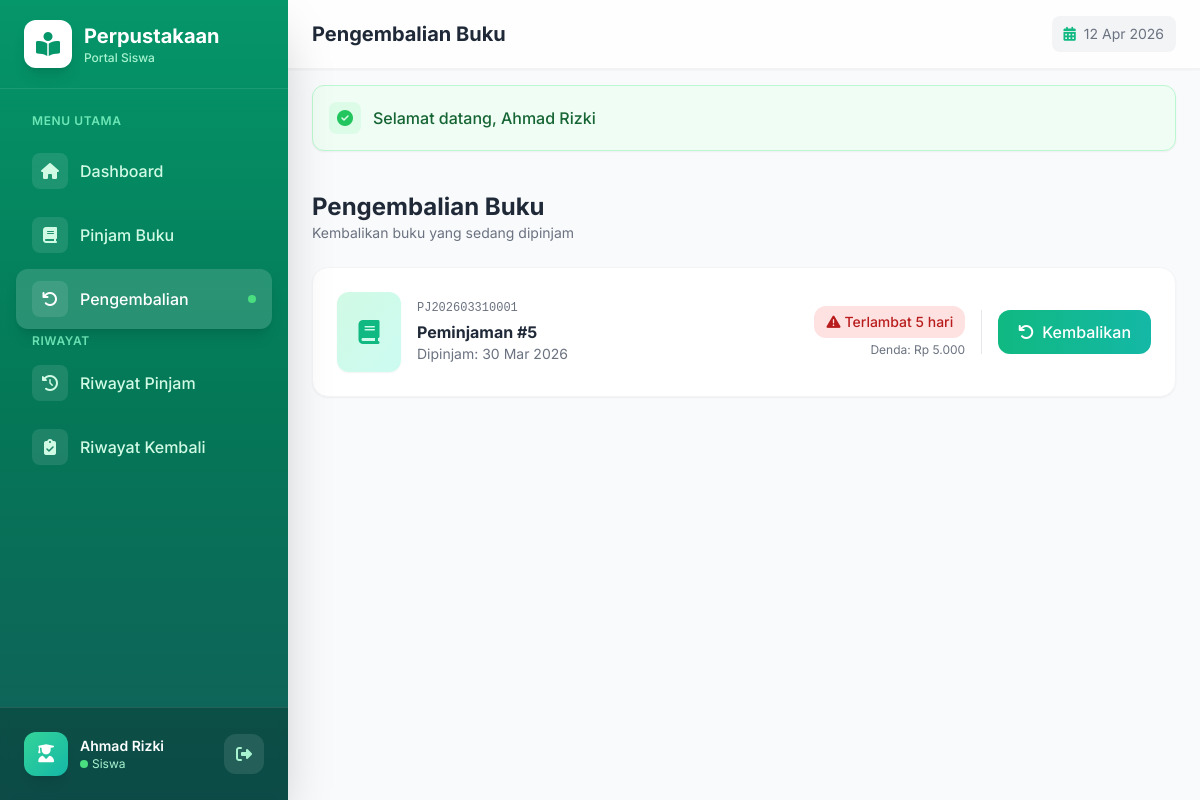
/siswa/pengembalian (signed in), run on the app's committed database.
### tables this page shows
CREATE TABLE `peminjaman` (
  `id` int(11) NOT NULL,
  `kode_peminjaman` varchar(20) NOT NULL,
  `anggota_id` int(11) NOT NULL,
  `user_id` int(11) DEFAULT NULL,
  `tanggal_pinjam` date NOT NULL,
  `tanggal_harus_kembali` date NOT NULL,
  `tanggal_kembali` date DEFAULT NULL,
  `status` enum('pending','dipinjam','dikembalikan','terlambat','ditolak') DEFAULT 'pending',
  `total_denda` decimal(10,2) DEFAULT 0.00,
  `keterangan` text DEFAULT NULL,
  `created_at` timestamp NOT NULL DEFAULT current_timestamp(),
  `updated_at` timestamp NOT NULL DEFAULT current_timestamp() ON UPDATE current_timestamp()
);

### controllers/PengembalianController.php (called while the page is built, shortened)
<?php
class PengembalianController {
    private $peminjamanModel;
    public function __construct() {
        $this->peminjamanModel = new Peminjaman();
    }
    public function index() {
        $anggotaId = Session::getUserId();
        $peminjamanAktif = $this->peminjamanModel->getActiveByAnggota($anggotaId);
        $data = [
            'user' => Session::get('user_data'),
            'peminjaman' => $peminjamanAktif
        ];
        include BASE_PATH . '/views/siswa/pengembalian/index.php';
    }
}

### helpers/Session.php (called while the page is built, shortened)
<?php
class Session {
    public static function get($key, $default = null) {
        return $_SESSION[$key] ?? $default;
    }
    public static function getUserId() {
        return self::get('user_id');
    }
}

### config/Database.php (called while the page is built, shortened)
<?php
class Database {
    private static $instance = null;
    private $connection;
    private $host = 'localhost';
    private $db_name = 'db_perpustakaan';
    private $username = 'root';
    private $password = '';
    private $charset = 'utf8mb4';
    private function __construct() {
        try {
            $dsn = "mysql:host={$this->host};dbname={$this->db_name};charset={$this->charset}";
            $options = [
                PDO::ATTR_ERRMODE => PDO::ERRMODE_EXCEPTION,
                PDO::ATTR_DEFAULT_FETCH_MODE => PDO::FETCH_ASSOC,
                PDO::ATTR_EMULATE_PREPARES => false,
            ];
            $this->connection = new PDO($dsn, $this->username, $this->password, $options);
        } catch (PDOException $e) {
            die("Koneksi database gagal: " . $e->getMessage());
        }
    }
    public static function getInstance() {
        if (self::$instance === null) {
            self::$instance = new self();
        }
        return self::$instance;
    }
    public function getConnection() {
        return $this->connection;
    }
}

### models/Peminjaman.php (called while the page is built, shortened)
<?php
class Peminjaman {
    private $db;
    private $table = 'peminjaman';
    public function __construct() {
        $this->db = Database::getInstance()->getConnection();
    }
    public function getActiveByAnggota($anggotaId) {
        $stmt = $this->db->prepare("
            SELECT p.*, a.nama as nama_anggota
            FROM {$this->table} p
            LEFT JOIN anggota a ON p.anggota_id = a.id
            WHERE p.anggota_id = ? AND p.status = 'dipinjam'
            ORDER BY p.tanggal_pinjam DESC
        ");
        $stmt->execute([$anggotaId]);
        return $stmt->fetchAll();
    }
}

### views/siswa/pengembalian/index.php (the view, shortened to what this page needs)
<?php
include BASE_PATH . '/views/layouts/header.php';
include BASE_PATH . '/views/layouts/siswa_sidebar.php';
?>
<div class="mb-6 fade-in">
    <h1 class="text-xl sm:text-2xl font-bold text-gray-800">Pengembalian Buku</h1>
    <p class="text-gray-500 text-sm">Kembalikan buku yang sedang dipinjam</p>
</div>
<?php if (empty($data['peminjaman'])): ?>
    <div class="bg-white rounded-2xl shadow-sm border border-gray-100 p-8 sm:p-12 text-center fade-in-up">
        <div class="w-20 h-20 bg-gray-100 rounded-full flex items-center justify-center mx-auto mb-4">
            <i class="fas fa-check-circle text-4xl text-gray-400"></i>
        </div>
        <h3 class="text-lg font-semibold text-gray-800 mb-2">Tidak ada buku yang perlu dikembalikan</h3>
        <p class="text-gray-500 mb-4">Semua buku Anda sudah dikembalikan</p>
        <a href="<?= BASE_URL ?>/siswa/peminjaman" class="inline-flex items-center gap-2 px-4 py-2 bg-emerald-600 text-white font-medium rounded-xl hover:bg-emerald-700 transition-all btn-press">
            <i class="fas fa-book"></i>
            Pinjam Buku Baru
        </a>
    </div>
<?php else: ?>
    <div class="grid gap-4 sm:gap-6">
        <?php foreach ($data['peminjaman'] as $index => $p): ?>
            <?php
            $harusKembali = new DateTime($p['tanggal_harus_kembali']);
            $today = new DateTime();
            $diff = $today->diff($harusKembali);
            $isLate = $today > $harusKembali;
            ?>
            <div class="bg-white rounded-2xl shadow-sm border border-gray-100 overflow-hidden card-hover" style="animation: fadeInUp 0.5s ease forwards; animation-delay: <?= $index * 0.1 ?>s; opacity: 0;">
                <div class="flex flex-col sm:flex-row sm:items-center gap-4 p-4 sm:p-6">
                    <div class="flex items-center gap-4 flex-1 min-w-0">
                        <div class="w-16 h-20 bg-gradient-to-br from-emerald-100 to-teal-100 rounded-xl flex items-center justify-center shadow-sm shrink-0">
                            <i class="fas fa-book text-2xl text-emerald-500"></i>
                        </div>
                        <div class="min-w-0">
                            <p class="font-mono text-xs text-gray-500 mb-1"><?= $p['kode_peminjaman'] ?></p>
                            <p class="font-bold text-gray-800">Peminjaman #<?= $p['id'] ?></p>
                            <p class="text-sm text-gray-500">Dipinjam: <?= date('d M Y', strtotime($p['tanggal_pinjam'])) ?></p>
                        </div>
                    </div>
                    <div class="sm:text-right">
                        <?php if ($isLate): ?>
                            <span class="inline-flex items-center gap-1 px-3 py-1.5 bg-red-100 text-red-700 font-medium rounded-xl text-sm animate-pulse">
                                <i class="fas fa-exclamation-triangle"></i>
                                Terlambat <?= $diff->days ?> hari
                            </span>
                            <p class="text-xs text-gray-500 mt-1">Denda: Rp <?= number_format($diff->days * 1000, 0, ',', '.') ?></p>
                        <?php endif; ?>
                    </div>
                    <div class="sm:pl-4 sm:border-l border-gray-200">
                        <a href="<?= BASE_URL ?>/siswa/pengembalian/process?id=<?= $p['id'] ?>"
                           class="inline-flex items-center justify-center gap-2 w-full sm:w-auto px-5 py-2.5 bg-gradient-to-r from-emerald-500 to-teal-500 text-white font-medium rounded-xl hover:from-emerald-600 hover:to-teal-600 transition-all btn-press hover-lift">
                            <i class="fas fa-undo"></i>
                            Kembalikan
                        </a>
                    </div>
                </div>
            </div>
        <?php endforeach; ?>
    </div>
<?php endif; ?>
    </main>
</div>
<?php include BASE_PATH . '/views/layouts/footer.php'; ?>

### views/layouts/header.php (style rules this page uses)
* { font-family: 'Inter', sans-serif; }
.fade-in { animation: fadeIn 0.5s ease-out forwards; }
.hover-lift { transition: all 0.3s cubic-bezier(0.4, 0, 0.2, 1); }
.card-hover { transition: all 0.4s cubic-bezier(0.4, 0, 0.2, 1); }
.btn-press { transition: all 0.15s ease; }

### data on the page
peminjaman: kode_peminjaman "PJ202603310001", id "5", tanggal_pinjam "30 Mar 2026", tanggal_harus_kembali "5", $diff->days*1000 "5.000"

### other printed values
$user['nama'] "Ahmad Rizki"
$pageTitle "Pengembalian Buku"
$flash['message'] "Selamat datang, Ahmad Rizki"
